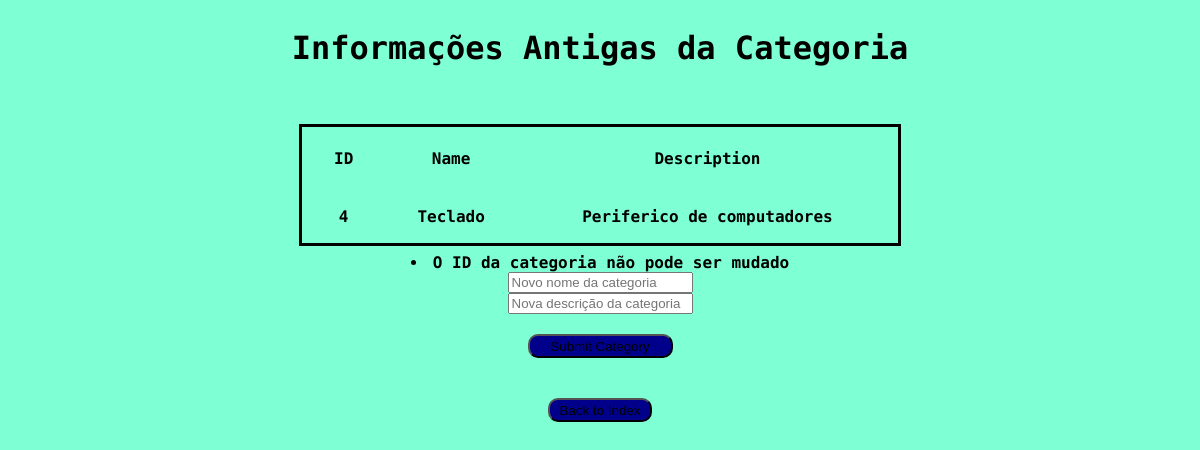
The app's page /update_category/4 with its own data.
### tables this page shows
CREATE TABLE "category" (
	"ID"	INTEGER  NOT NULL PRIMARY KEY AUTOINCREMENT,
	"NAME"	TEXT,
	"DESCRIPTION"	TEXT
);

### app.py (the view)
@app.route("/update_category/<int:id>", methods=["POST", "GET"])
def update_category(id):
    if request.method == 'POST':
        if id == 0:
            id_category = request.form['ID_CATEGORY']
            return redirect(url_for("update_category", id = id_category))
        else:
            name = request.form['NAME']
            description = request.form['DESCRIPTION']
            category_info = [(name, description)]
            UpdateData('category', category_info, id)
            return redirect(url_for("index"))
    else:
        if id == 0:
            return render_template("update_category.html", info = CatchDataByID("category", id), conditon = True)
        else:
            return render_template("update_category.html", info = CatchDataByID("category", id), conditon = False)

### dataOperations.py (called while the page is built)
def CatchDataByID (table, id):
    con=sqlite3.connect("crud_produtos.db")
    cur = con.cursor()
    cur.execute("SELECT * FROM {t} WHERE ID={id};".format(t = table, id = id))
    return cur.fetchall()

### templates/update_category.html (shortened to what this page needs)
<!DOCTYPE html>
<html lang="en">
<head>
    <link rel="stylesheet" href="/static/main.css">
    <link rel="stylesheet" href="/static/table.css">
    <link rel="stylesheet" href="/static/form_style.css">
</head>
<body>
    {% if conditon %}
        <form method="post">
            <input type="number" name="ID_CATEGORY" placeholder="Insira o id de categoria para ser atualizado" required>
            <button type="submit"> Update Category </button>
        </form>
    {% else %}
        <div class="data-category">
            <h1> Informações Antigas da Categoria </h1>
            <table>
                <tr class="table-top">
                    <th>ID</th>
                    <th>Name</th>
                    <th>Description</th>
                </tr>
                    {% for d in info %}
                        {% for x in d %}
                            <td> {{ x }}</td>
                        {% endfor %}
                    {% endfor %}
            </table>
        </div>
        <li>O ID da categoria não pode ser mudado</li>
        <form method="post">
            <input type="text" name="NAME" placeholder="Novo nome da categoria" required>
            <input type="text" name="DESCRIPTION" placeholder="Nova descrição da categoria" required>
            <button type="submit"> Submit Category </button>
        </form>
    {% endif %}
    <button><a href='{{url_for("index")}}'> Back to Index </a></button>
</body>

### static/main.css (style rules this page uses)
body { background-color: aquamarine; font-size: medium; font-weight: bold; font-family: 'Roboto Mono', monospace; display: grid; align-items: center; justify-content: center; align-content: center; justify-items: center; }
div { display: grid; align-content: center; justify-content: center; align-items: center; }
h1 { display: flex; margin-bottom: 50px; align-items: center; justify-content: center; }
a { text-decoration: none; color: black; }
button { display: flex; margin: 20px; padding: 10px; height: 20px; border-radius: 10px; background-color: darkblue; justify-content: center; align-items: center; }

### static/table.css (style rules this page uses)
table { margin: 10px; outline-style: solid; }
th { padding: 20px; text-align: center; }
td { padding: 15px; text-align: center; }

### static/form_style.css (style rules this page uses)
form { display: grid; justify-content: center; align-items: center; }

### records on screen
category: d "4", NAME "Teclado", DESCRIPTION "Periferico de computadores"
